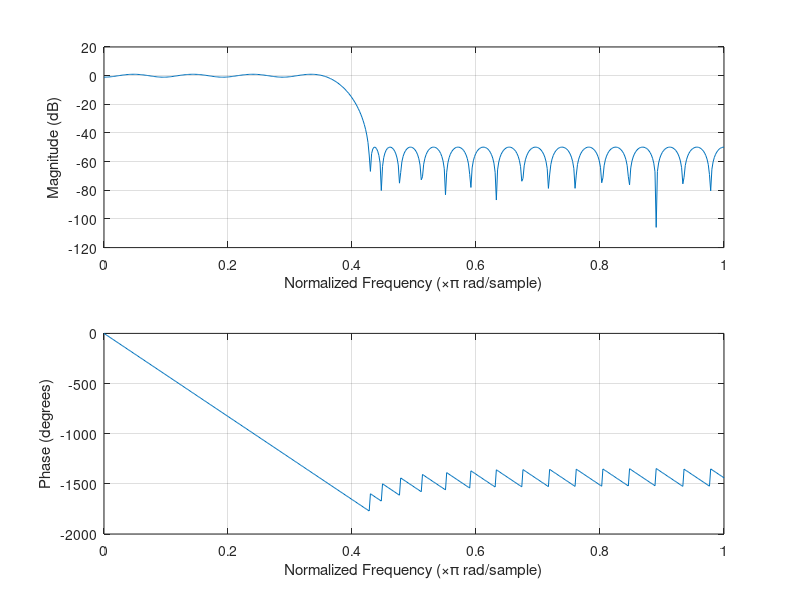
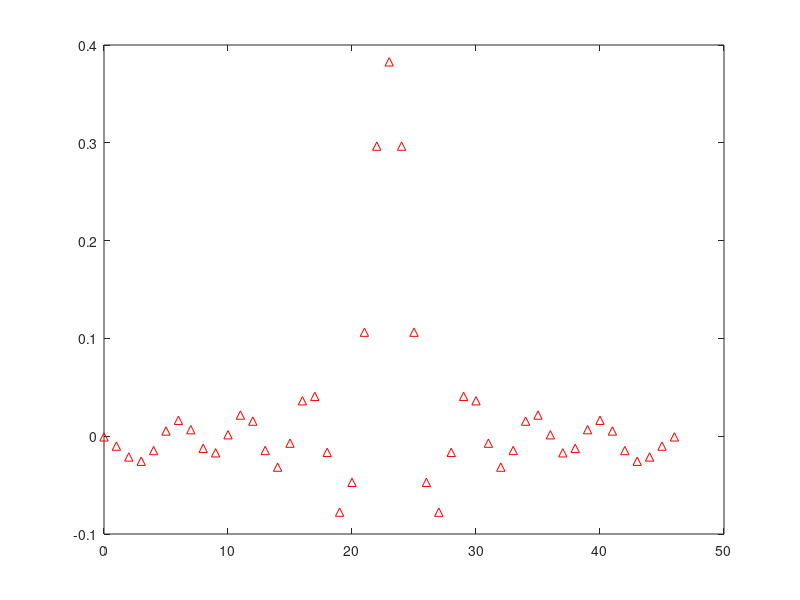

The MATLAB script that drew these images, in order:
clc, clear all, close all
f = [54,64];
a = [1,0];
rp = [2];
rs = 50;
fs = 300;
dev = [(10^(rp/20)-1)/(10^(rp/20)+1)  10^(-rs/20)]; 
[n,fo,mo,w] = firpmord(f, a, dev, fs);
b = firpm(n,fo,mo,w);
freqz(b,1);
figure
impz(b,1);
